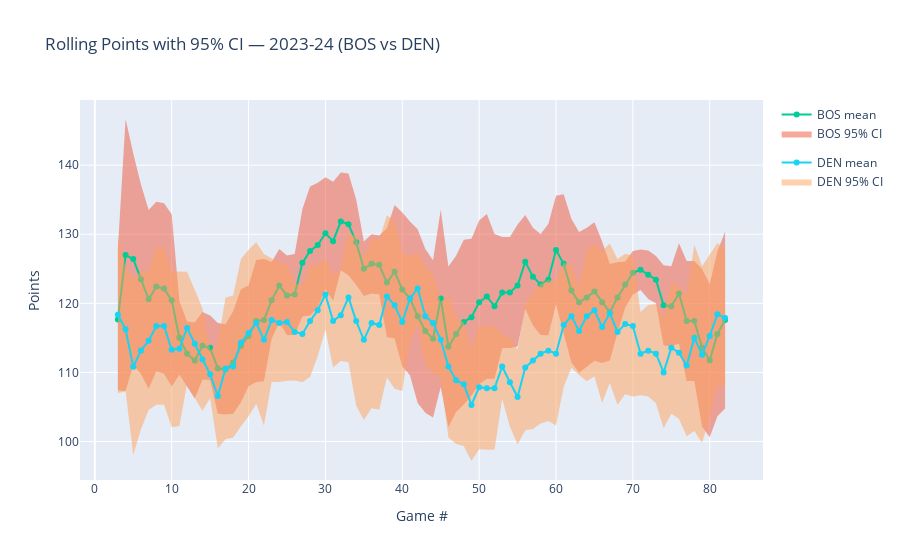

Notebook code for this chart:
### Code cell
pio.renderers.default = 'plotly_mimetype+notebook_connected'

# --- Parameters ---
season = raw["SEASON_YEAR"].max()        # pick any season
teams  = ["BOS", "DEN"]                  # change to your two teams (TEAM_ABBREVIATION)
W = 7                                    # rolling window size
z = 1.96                                 # 95% CI (use 1.0 for ±1 SE)

# --- Prep: per-team game index within the season ---
sub = (raw[(raw.SEASON_YEAR == season) & (raw.TEAM_ABBREVIATION.isin(teams))]
       .sort_values(["TEAM_ABBREVIATION","GAME_DATE"])
       .copy())
sub["game_idx"] = sub.groupby("TEAM_ABBREVIATION").cumcount() + 1

def ci_frame(df_team, window=W, z=z):
    roll = df_team["PTS"].rolling(window, min_periods=max(3, window//2))
    mean = roll.mean()
    std  = roll.std(ddof=1)
    n    = roll.count()
    se   = std / np.sqrt(n)
    lo, hi = mean - z*se, mean + z*se
    out = pd.DataFrame({
        "TEAM_ABBREVIATION": df_team["TEAM_ABBREVIATION"].values,
        "game_idx": df_team["game_idx"].values,
        "mean": mean.values,
        "lo": lo.values,
        "hi": hi.values,
    }).dropna()
    return out

ci = pd.concat([ci_frame(g) for indx, g in sub.groupby("TEAM_ABBREVIATION")], ignore_index=True)

# --- Plotly: two ribbons + two mean lines ---
fig = go.Figure()

for t in teams:
    tdf = ci[ci["TEAM_ABBREVIATION"] == t]

    # Upper bound (no line)
    fig.add_trace(go.Scatter(
        x=tdf["game_idx"], y=tdf["hi"],
        line=dict(width=0), showlegend=False, hoverinfo="skip",
        legendgroup=t, name=f"{t} CI upper"
    ))
    # Lower bound, filled to previous (creates the ribbon)
    fig.add_trace(go.Scatter(
        x=tdf["game_idx"], y=tdf["lo"],
        fill="tonexty", opacity=0.2, line=dict(width=0),
        name=f"{t} 95% CI", legendgroup=t
    ))
    # Mean line
    fig.add_trace(go.Scatter(
        x=tdf["game_idx"], y=tdf["mean"],
        mode="lines+markers", name=f"{t} mean", legendgroup=t
    ))

fig.update_layout(
    title=f"Rolling Points with 95% CI — {season} ({teams[0]} vs {teams[1]})",
    xaxis_title="Game #",
    yaxis_title="Points",
    hovermode="x unified"
)
fig.show()

### Figure 1 — Plotly figure (JSON) as saved in the notebook; plotly's stock layout.template omitted (floating-point values rounded to 4 significant figures)
{"data": [{"hoverinfo": "skip", "legendgroup": "BOS", "line": {"width": 0}, "name": "BOS CI upper", "showlegend": false, "type": "scatter", "x": [3, 4, 5, 6, 7, 8, 9, 10, 11, 12, 13, 14, 15, 16, 17, 18, 19, 20, 21, 22, 23, 24, 25, 26, 27, 28, 29, 30, 31, 32, 33, 34, 35, 36, 37, 38, 39, 40, 41, 42, 43, 44, 45, 46, 47, 48, 49, 50, 51, 52, 53, 54, 55, 56, 57, 58, 59, 60, 61, 62, 63, 64, 65, 66, 67, 68, 69, 70, 71, 72, 73, 74, 75, 76, 77, 78, 79, 80, 81, 82], "y": [127.9, 146.7, 141.7, 137.2, 133.5, 134.7, 134.5, 132.9, 120.3, 117.4, 117.2, 118.8, 118.2, 117.1, 117.0, 118.8, 122.0, 122.6, 126.3, 126.4, 126.0, 127.9, 126.9, 127.1, 133.6, 136.9, 137.5, 138.2, 137.6, 138.9, 138.8, 135.0, 128.9, 130.0, 129.8, 130.9, 134.2, 133.1, 131.8, 130.7, 127.9, 126.2, 133.6, 125.3, 126.9, 129.2, 129.3, 132.0, 132.9, 130.0, 129.6, 129.6, 131.4, 132.8, 130.9, 130.0, 131.5, 135.6, 135.8, 132.3, 130.3, 131.0, 131.7, 128.9, 125.7, 126.0, 126.0, 127.6, 127.8, 127.7, 126.8, 125.5, 125.4, 128.7, 126.1, 126.1, 125.0, 122.8, 127.5, 130.4]}, {"fill": "tonexty", "legendgroup": "BOS", "line": {"width": 0}, "name": "BOS 95% CI", "opacity": 0.2, "type": "scatter", "x": [3, 4, 5, 6, 7, 8, 9, 10, 11, 12, 13, 14, 15, 16, 17, 18, 19, 20, 21, 22, 23, 24, 25, 26, 27, 28, 29, 30, 31, 32, 33, 34, 35, 36, 37, 38, 39, 40, 41, 42, 43, 44, 45, 46, 47, 48, 49, 50, 51, 52, 53, 54, 55, 56, 57, 58, 59, 60, 61, 62, 63, 64, 65, 66, 67, 68, 69, 70, 71, 72, 73, 74, 75, 76, 77, 78, 79, 80, 81, 82], "y": [107.4, 107.3, 111.1, 109.8, 107.6, 110.2, 109.8, 108.0, 109.7, 108.1, 106.2, 109.0, 108.9, 104.0, 103.9, 104.0, 105.7, 108.0, 108.6, 108.7, 114.9, 117.3, 115.4, 115.4, 118.1, 118.2, 119.4, 122.0, 120.4, 124.8, 124.1, 122.7, 121.1, 121.4, 121.3, 115.1, 114.9, 110.9, 109.6, 105.6, 104.1, 103.5, 107.9, 102.1, 104.3, 105.4, 106.7, 108.3, 109.1, 109.1, 113.5, 113.5, 113.7, 119.2, 116.8, 115.4, 115.4, 119.9, 115.6, 111.5, 110.0, 110.8, 111.7, 111.4, 111.7, 115.8, 119.4, 121.3, 121.9, 120.6, 120.0, 113.9, 113.8, 114.2, 108.7, 108.7, 102.2, 100.6, 103.7, 104.8]}, {"legendgroup": "BOS", "mode": "lines+markers", "name": "BOS mean", "type": "scatter", "x": [3, 4, 5, 6, 7, 8, 9, 10, 11, 12, 13, 14, 15, 16, 17, 18, 19, 20, 21, 22, 23, 24, 25, 26, 27, 28, 29, 30, 31, 32, 33, 34, 35, 36, 37, 38, 39, 40, 41, 42, 43, 44, 45, 46, 47, 48, 49, 50, 51, 52, 53, 54, 55, 56, 57, 58, 59, 60, 61, 62, 63, 64, 65, 66, 67, 68, 69, 70, 71, 72, 73, 74, 75, 76, 77, 78, 79, 80, 81, 82], "y": [117.7, 127.0, 126.4, 123.5, 120.6, 122.4, 122.1, 120.4, 115.0, 112.7, 111.7, 113.9, 113.6, 110.6, 110.4, 111.4, 113.9, 115.3, 117.4, 117.6, 120.4, 122.6, 121.1, 121.3, 125.9, 127.6, 128.4, 130.1, 129.0, 131.9, 131.4, 128.9, 125.0, 125.7, 125.6, 123.0, 124.6, 122.0, 120.7, 118.1, 116.0, 114.9, 120.7, 113.7, 115.6, 117.3, 118.0, 120.1, 121.0, 119.6, 121.6, 121.6, 122.6, 126.0, 123.9, 122.7, 123.4, 127.7, 125.7, 121.9, 120.1, 120.9, 121.7, 120.1, 118.7, 120.9, 122.7, 124.4, 124.9, 124.1, 123.4, 119.7, 119.6, 121.4, 117.4, 117.4, 113.6, 111.7, 115.6, 117.6]}, {"hoverinfo": "skip", "legendgroup": "DEN", "line": {"width": 0}, "name": "DEN CI upper", "showlegend": false, "type": "scatter", "x": [3, 4, 5, 6, 7, 8, 9, 10, 11, 12, 13, 14, 15, 16, 17, 18, 19, 20, 21, 22, 23, 24, 25, 26, 27, 28, 29, 30, 31, 32, 33, 34, 35, 36, 37, 38, 39, 40, 41, 42, 43, 44, 45, 46, 47, 48, 49, 50, 51, 52, 53, 54, 55, 56, 57, 58, 59, 60, 61, 62, 63, 64, 65, 66, 67, 68, 69, 70, 71, 72, 73, 74, 75, 76, 77, 78, 79, 80, 81, 82], "y": [129.7, 125.2, 123.6, 124.6, 124.6, 128.1, 128.1, 124.5, 124.6, 124.6, 122.0, 119.3, 113.2, 114.1, 120.8, 121.1, 126.4, 127.8, 128.9, 127.1, 126.5, 125.7, 125.8, 122.9, 122.6, 125.5, 125.6, 126.4, 124.1, 124.9, 130.3, 129.7, 126.3, 129.5, 129.1, 132.7, 131.8, 127.2, 126.9, 127.4, 125.2, 124.3, 120.2, 121.1, 118.1, 117.2, 113.4, 116.8, 116.6, 116.6, 115.6, 115.0, 113.3, 119.8, 121.6, 122.8, 123.3, 123.1, 125.8, 125.6, 122.4, 127.6, 128.6, 127.6, 128.7, 126.4, 127.2, 126.9, 118.7, 119.8, 119.9, 118.1, 123.1, 122.4, 121.2, 128.5, 125.4, 127.0, 128.7, 127.8]}, {"fill": "tonexty", "legendgroup": "DEN", "line": {"width": 0}, "name": "DEN 95% CI", "opacity": 0.2, "type": "scatter", "x": [3, 4, 5, 6, 7, 8, 9, 10, 11, 12, 13, 14, 15, 16, 17, 18, 19, 20, 21, 22, 23, 24, 25, 26, 27, 28, 29, 30, 31, 32, 33, 34, 35, 36, 37, 38, 39, 40, 41, 42, 43, 44, 45, 46, 47, 48, 49, 50, 51, 52, 53, 54, 55, 56, 57, 58, 59, 60, 61, 62, 63, 64, 65, 66, 67, 68, 69, 70, 71, 72, 73, 74, 75, 76, 77, 78, 79, 80, 81, 82], "y": [107.0, 107.3, 98.05, 101.8, 104.6, 105.3, 105.3, 102.1, 102.2, 108.3, 106.3, 104.4, 106.2, 99.03, 100.3, 100.6, 102.2, 103.7, 105.4, 102.3, 108.6, 108.6, 108.8, 108.8, 108.6, 109.3, 112.4, 116.2, 110.7, 111.6, 111.5, 105.2, 103.1, 104.8, 104.6, 109.3, 107.6, 107.3, 114.6, 116.9, 111.1, 110.0, 109.2, 100.6, 99.65, 99.34, 97.17, 98.89, 98.8, 98.8, 106.2, 102.1, 99.56, 101.6, 101.8, 102.6, 103.0, 102.3, 107.9, 110.7, 109.6, 108.7, 109.4, 105.6, 108.5, 105.3, 106.8, 106.5, 106.7, 106.5, 105.5, 101.9, 104.0, 103.3, 100.8, 101.5, 99.77, 103.5, 108.1, 107.9]}, {"legendgroup": "DEN", "mode": "lines+markers", "name": "DEN mean", "type": "scatter", "x": [3, 4, 5, 6, 7, 8, 9, 10, 11, 12, 13, 14, 15, 16, 17, 18, 19, 20, 21, 22, 23, 24, 25, 26, 27, 28, 29, 30, 31, 32, 33, 34, 35, 36, 37, 38, 39, 40, 41, 42, 43, 44, 45, 46, 47, 48, 49, 50, 51, 52, 53, 54, 55, 56, 57, 58, 59, 60, 61, 62, 63, 64, 65, 66, 67, 68, 69, 70, 71, 72, 73, 74, 75, 76, 77, 78, 79, 80, 81, 82], "y": [118.3, 116.2, 110.8, 113.2, 114.6, 116.7, 116.7, 113.3, 113.4, 116.4, 114.1, 111.9, 109.7, 106.6, 110.6, 110.9, 114.3, 115.7, 117.1, 114.7, 117.6, 117.1, 117.3, 115.9, 115.6, 117.4, 119.0, 121.3, 117.4, 118.3, 120.9, 117.4, 114.7, 117.1, 116.9, 121.0, 119.7, 117.3, 120.7, 122.1, 118.1, 117.1, 114.7, 110.9, 108.9, 108.3, 105.3, 107.9, 107.7, 107.7, 110.9, 108.6, 106.4, 110.7, 111.7, 112.7, 113.1, 112.7, 116.9, 118.1, 116.0, 118.1, 119.0, 116.6, 118.6, 115.9, 117.0, 116.7, 112.7, 113.1, 112.7, 110.0, 113.6, 112.9, 111.0, 115.0, 112.6, 115.3, 118.4, 117.9]}], "layout": {"hovermode": "x unified", "title": {"text": "Rolling Points with 95% CI — 2023-24 (BOS vs DEN)"}, "xaxis": {"title": {"text": "Game #"}}, "yaxis": {"title": {"text": "Points"}}}}
